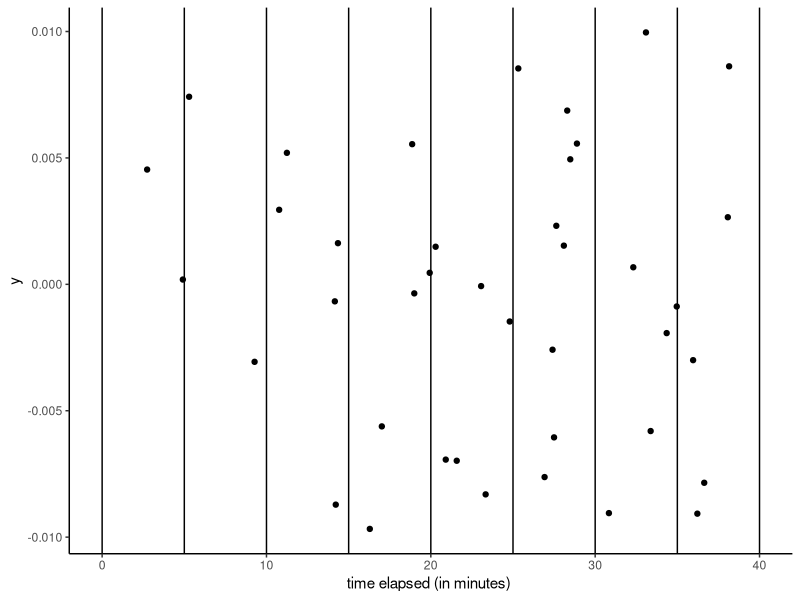
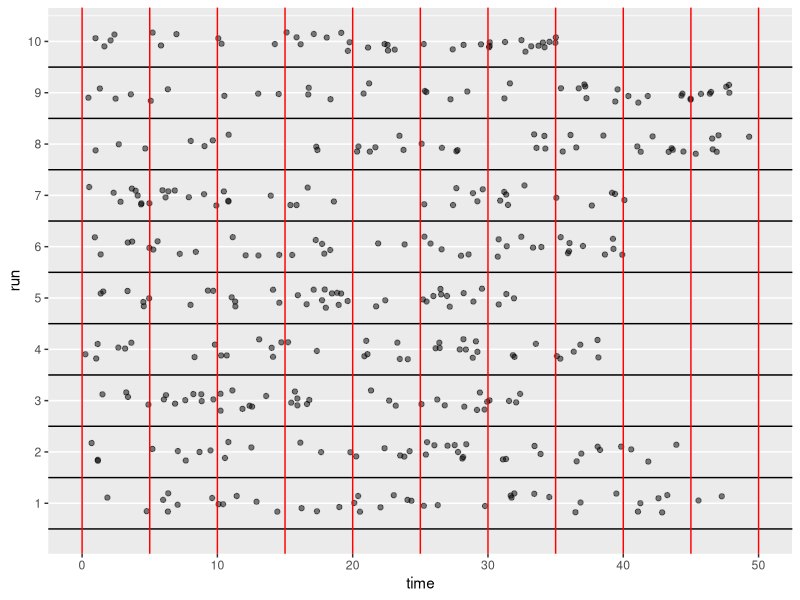

Recreate these plots in R, in order.
## ---- chunk 1
knitr::opts_chunk$set(echo = TRUE)
library(tidyverse)               
## ---- chunk 2
#Set the random number seed for reproducibility. Pick a number, any number.
set.seed(11414)            

Pois_sim_1 <- tibble(
  interval = rexp(n = 40, rate = 1),
  time = cumsum(interval)
)

## ---- chunk 3
Pois_sim_1 %>% summarise(min = min(interval), 
                         max = max(interval))

## ---- chunk 4

ggplot(data=Pois_sim_1, 
       mapping=aes(x = time, y = 0)) + 
  geom_point(position= position_jitter(width = 0.01, 
                                       height = 0.01)) +
  labs(x = "time elapsed (in minutes) ")+
  theme(axis.line = element_line(colour = "black"),
        panel.grid.major.x=element_blank(),
        panel.grid.minor.x=element_blank(),
        panel.background = element_blank(),
  )+
  geom_vline(xintercept=seq(0,40,5))

## ---- chunk 5
set.seed(5115)

Pois_sim_10 <- expand_grid( 
    run = 1:10,
    i = 1:40
)
## ---- chunk 6

Pois_sim_10 <- Pois_sim_10 %>% 
               group_by(run) %>%   #for each run
                mutate(interval = rexp(n = 40, rate=1),
                       time = cumsum(interval))
## ---- chunk 7
ggplot(data=Pois_sim_10, 
       mapping = aes(x = time, y = run))+
  geom_point( position = position_jitter(width=0.2,height=0.2),alpha = 0.5)+
  geom_hline(yintercept = 0.5:9.5)+
  geom_vline(xintercept=seq(0,50,5), color = "red") +
  scale_y_continuous(breaks = 1:10)
  
